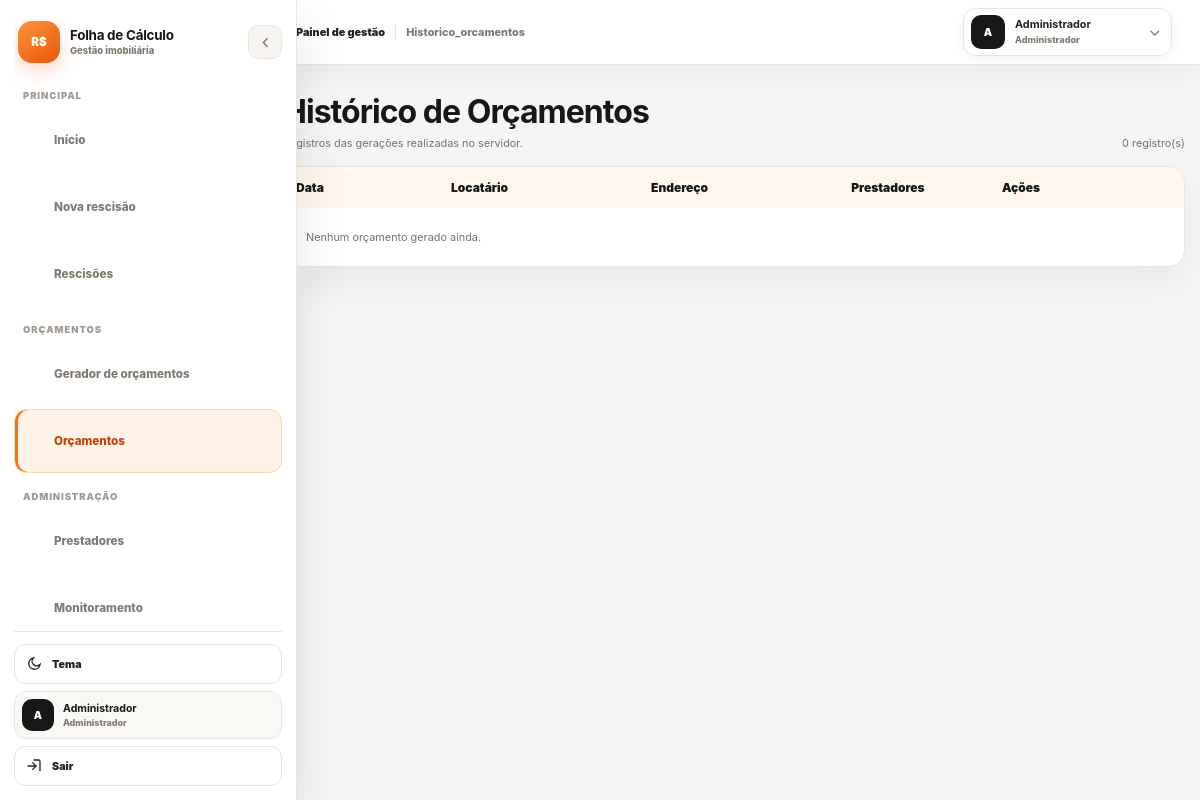
The page /orcamentos/historico_orcamentos.php (signed in) on the database its author committed.
### tables this page shows
CREATE TABLE IF NOT EXISTS usuarios (
    id BIGINT UNSIGNED NOT NULL AUTO_INCREMENT,
    nome VARCHAR(120) NOT NULL,
    login VARCHAR(60) NOT NULL,
    senha_hash VARCHAR(255) NOT NULL,
    perfil VARCHAR(20) NOT NULL DEFAULT 'usuario',
    ativo TINYINT(1) NOT NULL DEFAULT 1,
    criado_em DATETIME NOT NULL DEFAULT CURRENT_TIMESTAMP,
    atualizado_em DATETIME NOT NULL DEFAULT CURRENT_TIMESTAMP ON UPDATE CURRENT_TIMESTAMP,
    PRIMARY KEY (id),
    UNIQUE KEY uq_usuarios_login (login),
    KEY idx_usuarios_ativo (ativo)
);

### orcamentos/includes/nav.php (called while the page is built, shortened)
<?php
$navBase = '../';
$navPage = (string)($menuPage ?? 'gerador');
$usuario = is_array($usuario ?? null) ? $usuario : (is_array($u ?? null) ? $u : []);
require __DIR__ . '/../../includes/nav_global.php';

### api/config.php (called while the page is built, shortened)
<?php
function sessionTimeout(): int {
    $timeout = (int) envValue('SESSION_TIMEOUT', 28800);
    return max(300, $timeout);
}
function envValue(string $key, mixed $default = null): mixed {
    $value = getenv($key);
    return ($value === false || $value === '') ? $default : $value;
}
function db(): PDO {
    $host = (string) envValue('DB_HOST', '127.0.0.1');
    $name = (string) envValue('DB_NAME', 'calculadora_rescisao');
    $user = (string) envValue('DB_USER', 'root');
    $pass = (string) envValue('DB_PASS', '');
    $dsn = 'mysql:host=' . $host . ';dbname=' . $name . ';charset=utf8mb4';
    $pdo = new PDO($dsn, $user, $pass, [
        PDO::ATTR_ERRMODE => PDO::ERRMODE_EXCEPTION,
        PDO::ATTR_DEFAULT_FETCH_MODE => PDO::FETCH_ASSOC,
        PDO::ATTR_EMULATE_PREPARES => false,
    ]);
    return $pdo;
}
function usuarioAtual(): ?array {
    $id = (int)($_SESSION['usuario_id'] ?? 0);
    $ultimoAcesso = (int)($_SESSION['ultimo_acesso'] ?? 0);
    try {
        $stmt = db()->prepare(
            'SELECT id, nome, login, perfil, ativo
             FROM usuarios
             WHERE id = ?
             LIMIT 1'
        );
        $stmt->execute([$id]);
        $usuario = $stmt->fetch();
        return $usuario;
    } catch (Throwable $e) {
        error_log('Calculadora usuarioAtual: ' . $e->getMessage());
        return null;
    }
}

### includes/nav_global.php (the view, shortened to what this page needs)
<?php
$navBase = (string)($navBase ?? '');
$navPage = (string)($navPage ?? 'dashboard');
$navUser = is_array($usuario ?? null) ? $usuario : (is_array($u ?? null) ? $u : (function_exists('usuarioAtual') ? (usuarioAtual() ?: []) : []));
$perfil = strtolower((string)($navUser['perfil'] ?? $navUser['role'] ?? $navUser['nivel'] ?? ''));
$isAdmin = !empty($navUser['is_admin']) || !empty($navUser['admin']) || $perfil === 'admin' || strtolower((string)($navUser['login'] ?? '')) === 'admin';
$userName = trim((string)($navUser['nome'] ?? $navUser['login'] ?? 'Usuário')) ?: 'Usuário';
$initial = strtoupper(function_exists('mb_substr') ? mb_substr($userName, 0, 1, 'UTF-8') : substr($userName, 0, 1));
$profileLabel = $isAdmin ? 'Administrador' : 'Usuário';
$links = [
    ['key'=>'dashboard','label'=>'Início','href'=>$navBase.'dashboard.php','icon'=>'home'],
    ['key'=>'rescisao','label'=>'Nova rescisão','href'=>$navBase.'index.php?nova=1','icon'=>'calc'],
    ['key'=>'gerador','label'=>'Gerador de orçamentos','href'=>$navBase.'orcamentos/','icon'=>'file'],
    ['key'=>'historico_rescisoes','label'=>'Rescisões','href'=>$navBase.'historico.php','icon'=>'clock'],
    ['key'=>'historico_orcamentos','label'=>'Orçamentos','href'=>$navBase.'orcamentos/historico_orcamentos.php','icon'=>'archive'],
];
if ($isAdmin) {
    $links[] = ['key'=>'prestadores','label'=>'Prestadores','href'=>$navBase.'orcamentos/prestadores.php','icon'=>'users'];
    $links[] = ['key'=>'monitoramento','label'=>'Monitoramento','href'=>$navBase.'orcamentos/monitoramento.php','icon'=>'pulse'];
    $links[] = ['key'=>'usuarios','label'=>'Usuários','href'=>$navBase.'usuarios.php','icon'=>'shield'];
}
$linksPrimary = array_values(array_filter($links, static function (array $link): bool {
    return in_array($link['key'], ['dashboard', 'rescisao', 'historico_rescisoes'], true);
}));
$linksOrcamentos = array_values(array_filter($links, static function (array $link): bool {
    return in_array($link['key'], ['gerador', 'historico_orcamentos'], true);
}));
$linksAdmin = array_values(array_filter($links, static function (array $link): bool {
    return in_array($link['key'], ['prestadores', 'monitoramento', 'usuarios'], true);
}));
function navIcon(string $name): string {
    $icons = [
        'home' => '<path d="M3 10.5 12 3l9 7.5"/><path d="M5 9.5V21h14V9.5"/><path d="M9 21v-7h6v7"/>',
        'calc' => '<rect x="5" y="3" width="14" height="18" rx="2"/><path d="M8 7h8M8 11h2M14 11h2M8 15h2M14 15h2M8 19h2M14 19h2"/>',
        'file' => '<path d="M6 3h9l3 3v15H6z"/><path d="M14 3v4h4M9 12h6M9 16h6"/>',
        'clock' => '<circle cx="12" cy="12" r="9"/><path d="M12 7v5l3 2"/>',
        'archive' => '<path d="M4 7h16l-1 13H5L4 7Z"/><path d="M6 4h12l1 3H5l1-3ZM9 11h6"/>',
        'users' => '<path d="M16 21v-1.5a4.5 4.5 0 0 0-4.5-4.5h-3A4.5 4.5 0 0 0 4 19.5V21"/><circle cx="10" cy="8" r="3.5"/><path d="M16 5a3.5 3.5 0 0 1 0 6.5M17 15.5h1.5A3.5 3.5 0 0 1 22 19v2"/>',
        'pulse' => '<path d="M3 12h4l2-7 4 14 2-7h6"/>',
        'shield' => '<path d="M12 3 20 6v6c0 5-3.5 8-8 9-4.5-1-8-4-8-9V6l8-3Z"/><path d="m9 12 2 2 4-4"/>',
    ];
    return '<svg viewBox="0 0 24 24" fill="none" stroke="currentColor" stroke-width="1.9" stroke-linecap="round" stroke-linejoin="round" aria-hidden="true">'.($icons[$name] ?? '').'</svg>';
}
function renderNavLinks(array $items, string $active): void {
    foreach ($items as $item) {
        $key = (string)($item['key'] ?? '');
        $label = (string)($item['label'] ?? '');
        $href = (string)($item['href'] ?? '#');
        $icon = (string)($item['icon'] ?? '');
        $isActive = $key === $active;
        ?>
        <a class="global-nav-link<?= $isActive ? ' active' : '' ?>" href="<?= htmlspecialchars($href, ENT_QUOTES, 'UTF-8') ?>"<?= $isActive ? ' aria-current="page"' : '' ?>>
            <?= navIcon($icon) ?>
            <span><?= htmlspecialchars($label, ENT_QUOTES, 'UTF-8') ?></span>
        </a>
        <?php
    }
}
?>
<?php
$appPath = rtrim(str_replace('\\', '/', dirname($_SERVER['SCRIPT_NAME'])), '/');
if (basename($appPath) === 'orcamentos') {
    $appPath = dirname($appPath);
}
$appPath = $appPath === '/' ? '' : $appPath;
?>
<link rel="stylesheet" href="<?= htmlspecialchars($appPath . '/assets/css/core/nav-global.css', ENT_QUOTES, 'UTF-8') ?>">
<header class="global-topbar" aria-label="Barra superior">
    <div class="global-topbar-left">
        <span class="global-topbar-context">Painel de gestão</span>
        <span class="global-topbar-page"><?= htmlspecialchars(ucfirst($navPage), ENT_QUOTES, 'UTF-8') ?></span>
    </div>
    <div class="global-topbar-user" title="<?= htmlspecialchars($userName.' · '.$profileLabel, ENT_QUOTES, 'UTF-8') ?>">
        <span class="global-topbar-avatar"><?= htmlspecialchars($initial, ENT_QUOTES, 'UTF-8') ?></span>
        <span class="global-topbar-user-copy">
            <strong><?= htmlspecialchars($userName, ENT_QUOTES, 'UTF-8') ?></strong>
            <span><?= htmlspecialchars($profileLabel, ENT_QUOTES, 'UTF-8') ?></span>
        </span>
        <span class="global-topbar-chevron">⌄</span>
    </div>
</header>
<aside class="global-sidebar" id="globalSidebar" aria-label="Navegação principal">
    <div class="global-sidebar-top">
        <div class="global-sidebar-brand-row">
            <a class="global-brand" href="<?= htmlspecialchars($navBase.'dashboard.php', ENT_QUOTES, 'UTF-8') ?>" title="Folha de Cálculo">
                <span class="global-brand-mark">R$</span>
                <span class="global-brand-copy"><strong>Folha de Cálculo</strong><span>Gestão imobiliária</span></span>
            </a>
            <button class="global-sidebar-toggle global-collapse-toggle" id="globalSidebarToggle" type="button" aria-label="Recolher menu" aria-expanded="true" title="Recolher menu">
                <svg viewBox="0 0 24 24" fill="none" stroke="currentColor" stroke-width="2"><path d="m15 6-6 6 6 6"/></svg>
            </button>
        </div>
        <div class="global-sidebar-section">
            <span class="global-sidebar-label">Principal</span>
            <nav class="global-nav-main" aria-label="Principal"><?php renderNavLinks($linksPrimary, $navPage); ?></nav>
        </div>
        <div class="global-sidebar-section">
            <span class="global-sidebar-label">Orçamentos</span>
            <nav class="global-nav-main" aria-label="Orçamentos"><?php renderNavLinks($linksOrcamentos, $navPage); ?></nav>
        </div>
        <?php if ($isAdmin): ?>
        <div class="global-sidebar-section">
            <span class="global-sidebar-label">Administração</span>
            <nav class="global-nav-main" aria-label="Administração"><?php renderNavLinks($linksAdmin, $navPage); ?></nav>
        </div>
        <?php endif; ?>
    </div>
    <div class="global-sidebar-bottom">
        <button class="global-theme" id="globalThemeToggle" type="button" aria-label="Alternar tema" title="Alternar tema">
            <svg class="moon" viewBox="0 0 24 24" fill="none" stroke="currentColor" stroke-width="2"><path d="M21 12.8A8.5 8.5 0 1 1 11.2 3a6.7 6.7 0 0 0 9.8 9.8Z"/></svg>
            <span>Tema</span>
        </button>
        <div class="global-user" title="<?= htmlspecialchars($userName.' · '.$profileLabel, ENT_QUOTES, 'UTF-8') ?>">
            <span class="global-avatar"><?= htmlspecialchars($initial, ENT_QUOTES, 'UTF-8') ?></span>
            <span class="global-user-copy"><strong><?= htmlspecialchars($userName, ENT_QUOTES, 'UTF-8') ?></strong><span><?= htmlspecialchars($profileLabel, ENT_QUOTES, 'UTF-8') ?></span></span>
        </div>
        <form method="post" action="<?= htmlspecialchars($navBase.'logout.php', ENT_QUOTES, 'UTF-8') ?>" class="global-logout-form">
            <button class="global-logout" type="submit" title="Sair"><svg viewBox="0 0 24 24" fill="none" stroke="currentColor" stroke-width="1.9" stroke-linecap="round" stroke-linejoin="round"><path d="M10 17l5-5-5-5"/><path d="M15 12H3"/><path d="M21 19V5a2 2 0 0 0-2-2h-7"/></svg><span>Sair</span></button>
        </form>
    </div>
</aside>

### assets/css/orcamentos/historico.css (style rules this page uses)
body { margin:0; background:#f5f5f5; font-family:Inter,Arial; color:#171717; transition:background .2s,color .2s }

### rows shown on the page
usuarios: nome "A", nome "Administrador", perfil "Administrador"

### other values the page prints
$navPage "Historico_orcamentos"
$label "Início"
$label "Nova rescisão"
$label "Rescisões"
$label "Gerador de orçamentos"
$label "Orçamentos"
$label "Prestadores"
$label "Monitoramento"
count($data) "0"
